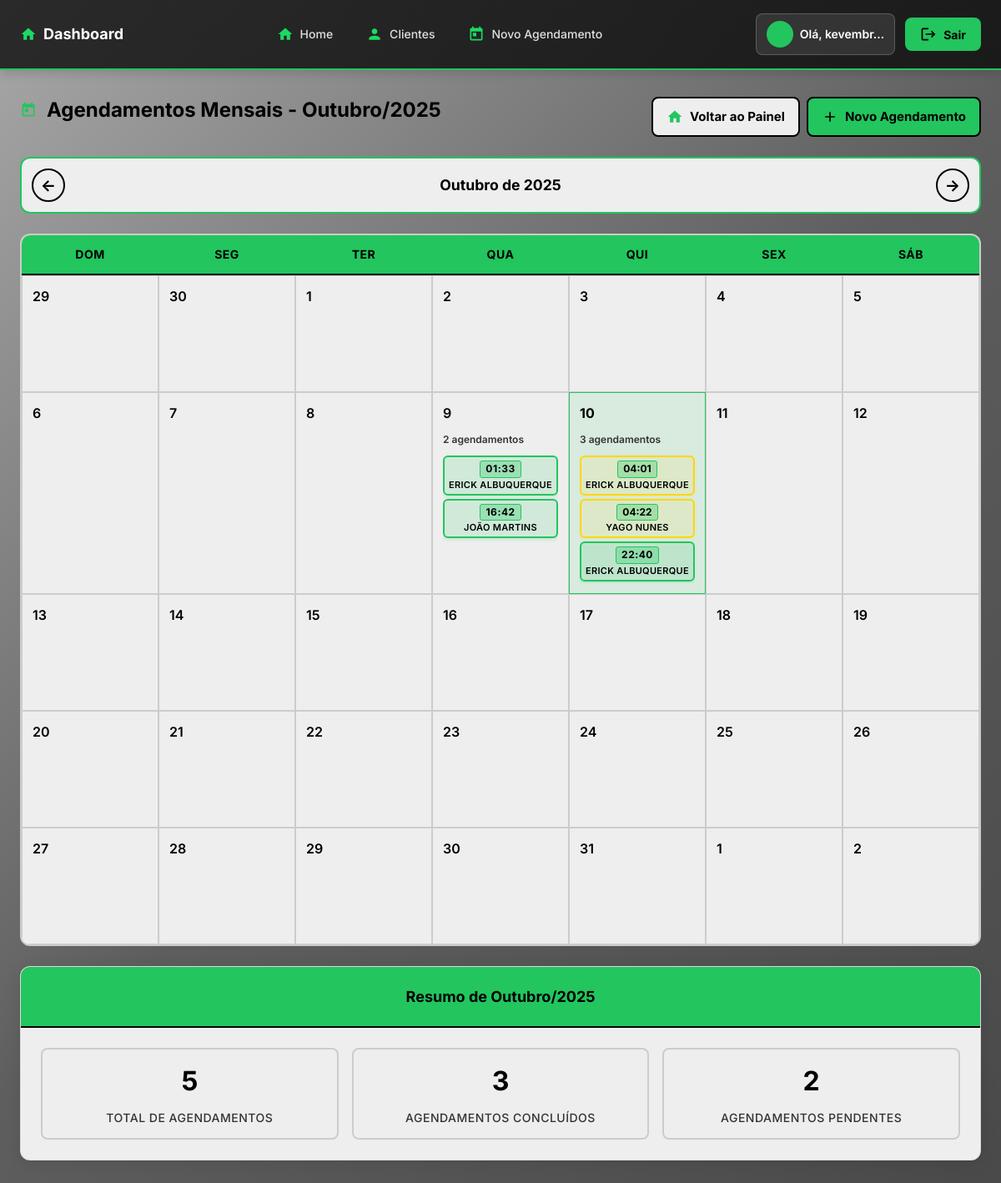
The page /agendamentos-mensais/ (signed in) on the database as committed earlier.
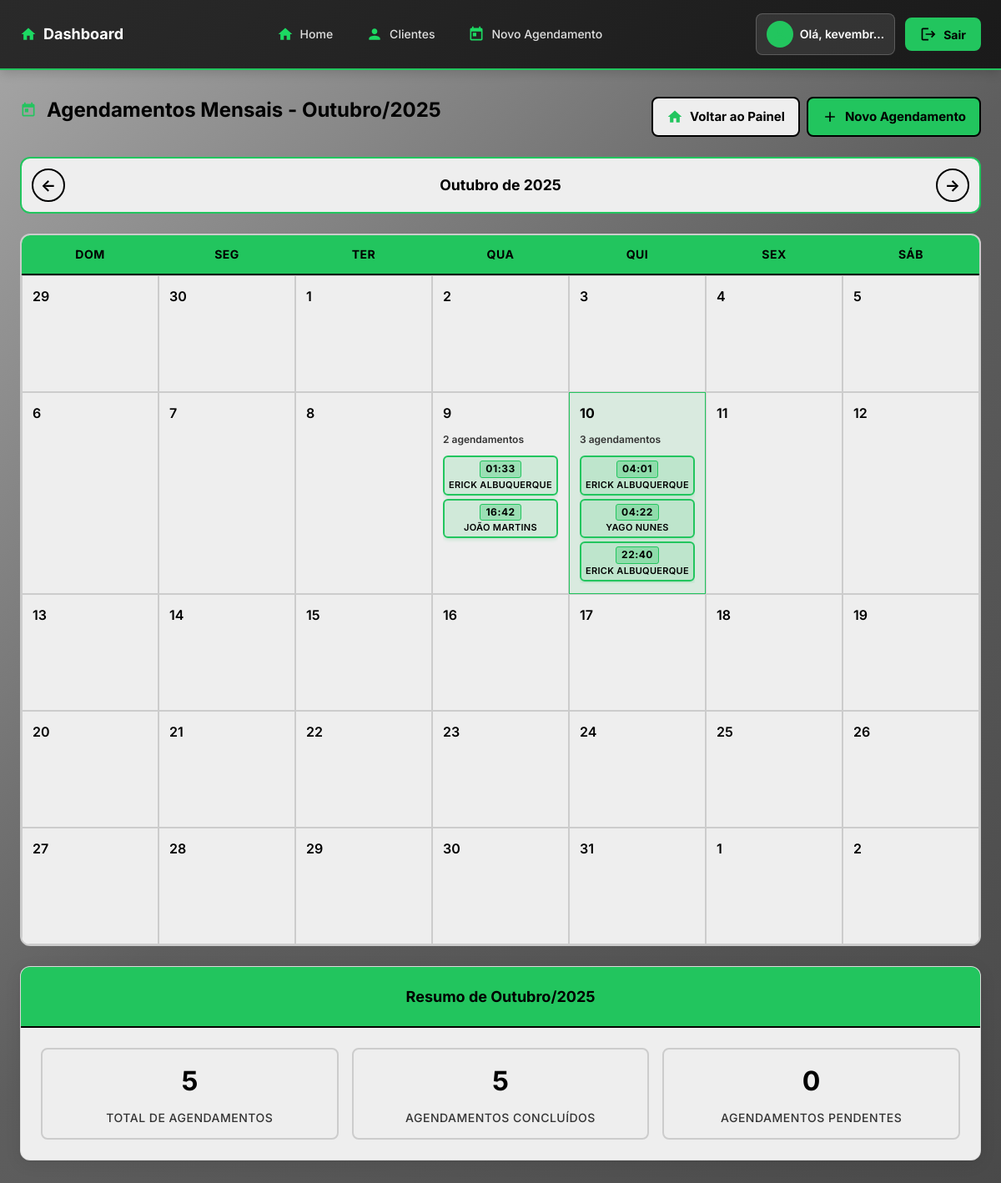
The same page on the database as committed later.
### agendamentos/views.py (the view)
# urls.py: path('agendamentos-mensais/', views.agendamentos_mensais, name='agendamentos_mensais'),
@login_required
def agendamentos_mensais(request):
    ano = request.GET.get('ano', datetime.now().year)
    mes = request.GET.get('mes', datetime.now().month)
    try:
        ano = int(ano)
        mes = int(mes)
        data_inicio = datetime(ano, mes, 1).date()
        if mes == 12:
            data_fim = datetime(ano + 1, 1, 1).date()
        else:
            data_fim = datetime(ano, mes + 1, 1).date()
    except (ValueError, TypeError):
        hoje = datetime.now().date()
        data_inicio = datetime(hoje.year, hoje.month, 1).date()
        if hoje.month == 12:
            data_fim = datetime(hoje.year + 1, 1, 1).date()
        else:
            data_fim = datetime(hoje.year, hoje.month + 1, 1).date()
        ano = hoje.year
        mes = hoje.month
    agendamentos = Agendamento.objects.filter(
        data__gte=data_inicio,
        data__lt=data_fim
    ).order_by('data', 'hora')
    agendamentos_por_data = {}
    for agendamento in agendamentos:
        data_str = agendamento.data.strftime('%Y-%m-%d')
        if data_str not in agendamentos_por_data:
            agendamentos_por_data[data_str] = []
        agendamentos_por_data[data_str].append(agendamento)
    primeiro_dia = datetime(ano, mes, 1)
    ultimo_dia = datetime(ano, mes + 1, 1) - timedelta(days=1) if mes < 12 else datetime(ano + 1, 1, 1) - timedelta(days=1)
    calendar_weeks = []
    current_date = primeiro_dia - timedelta(days=primeiro_dia.weekday())  # Começar no domingo da primeira semana
    for week in range(6):  # Máximo 6 semanas
        week_days = []
        for day in range(7):  # 7 dias por semana
            day_date = current_date + timedelta(days=week * 7 + day)
            is_current_month = day_date.month == mes and day_date.year == ano
            is_today = day_date.date() == date.today()
            date_str = day_date.strftime('%Y-%m-%d')
            week_days.append({
                'day': day_date.day,
                'date': day_date.date(),
                'date_str': date_str,
                'is_current_month': is_current_month,
                'is_today': is_today,
            })
        calendar_weeks.append(week_days)
        if week_days[-1]['date'] >= ultimo_dia.date():
            break
    mes_anterior = mes - 1 if mes > 1 else 12
    ano_anterior = ano if mes > 1 else ano - 1
    mes_proximo = mes + 1 if mes < 12 else 1
    ano_proximo = ano if mes < 12 else ano + 1
    nomes_meses = [
        '', 'Janeiro', 'Fevereiro', 'Março', 'Abril', 'Maio', 'Junho',
        'Julho', 'Agosto', 'Setembro', 'Outubro', 'Novembro', 'Dezembro'
    ]
    total_agendamentos = len(agendamentos)
    concluidos = len([a for a in agendamentos if a.status == 'concluido'])
    pendentes = len([a for a in agendamentos if a.status in ['confirmado', 'a_caminho']])
    context = {
        'agendamentos': agendamentos,
        'agendamentos_por_data': agendamentos_por_data,
        'calendar_weeks': calendar_weeks,
        'ano': ano,
        'mes': mes,
        'mes_nome': nomes_meses[mes],
        'primeiro_dia': primeiro_dia,
        'ultimo_dia': ultimo_dia,
        'mes_anterior': mes_anterior,
        'ano_anterior': ano_anterior,
        'mes_proximo': mes_proximo,
        'ano_proximo': ano_proximo,
        'total_agendamentos': total_agendamentos,
        'concluidos': concluidos,
        'pendentes': pendentes,
    }
    return render(request, 'agendamentos/agendamentos_mensais.html', context)

### agendamentos/models.py (called while the page is built)
    def __str__(self):
        return self.nome

### agendamentos/templates/agendamentos/agendamentos_mensais.html (shortened to what the changed rows need)
{% extends 'agendamentos/base.html' %}
{% block content %}
<div class="d-flex justify-content-between align-items-center mb-3">
    <h2>
        <span class="icon icon-calendar"></span>Agendamentos Mensais - {{ mes_nome }}/{{ ano }}
    </h2>
</div>
<div class="month-summary mt-4">
    <div class="card">
        <div class="card-body">
            <div class="summary-stats">
                <div class="stat-item">
                    <div class="stat-number">{{ concluidos }}</div>
                    <div class="stat-label">Agendamentos Concluídos</div>
                </div>
                <div class="stat-item">
                    <div class="stat-number">{{ pendentes }}</div>
                    <div class="stat-label">Agendamentos Pendentes</div>
                </div>
            </div>
        </div>
    </div>
</div>
{% endblock %}

Rows that differ between the two databases and show on the page:
changed Agendamento (number 3 of 5 on the later page): status "a_caminho" → "concluido" (drawn)
changed Agendamento "YAGO NUNES": status "confirmado" → "concluido" (drawn)
Other text that changed with them:
{{ concluidos }}: "3" → "5"
{{ pendentes }}: "2" → "0"
